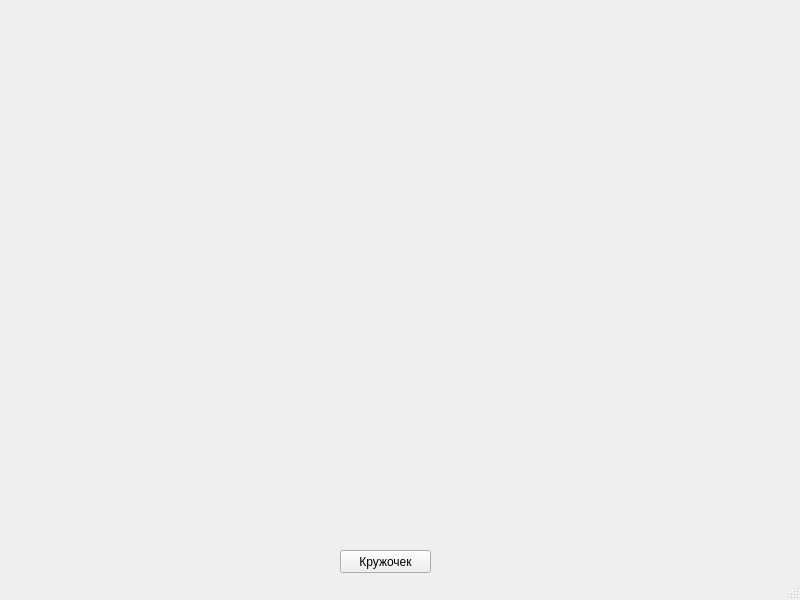
<?xml version="1.0" encoding="UTF-8"?>
<ui version="4.0">
 <class>MainWindow</class>
 <widget class="QMainWindow" name="MainWindow">
  <property name="geometry">
   <rect>
    <x>0</x>
    <y>0</y>
    <width>800</width>
    <height>600</height>
   </rect>
  </property>
  <property name="windowTitle">
   <string>Кружочки</string>
  </property>
  <widget class="QWidget" name="centralwidget">
   <property name="sizePolicy">
    <sizepolicy hsizetype="Fixed" vsizetype="Fixed">
     <horstretch>0</horstretch>
     <verstretch>0</verstretch>
    </sizepolicy>
   </property>
   <widget class="QPushButton" name="qbtn">
    <property name="geometry">
     <rect>
      <x>340</x>
      <y>550</y>
      <width>91</width>
      <height>23</height>
     </rect>
    </property>
    <property name="text">
     <string>Кружочек</string>
    </property>
   </widget>
  </widget>
  <widget class="QStatusBar" name="statusbar"/>
 </widget>
 <resources/>
 <connections/>
</ui>
